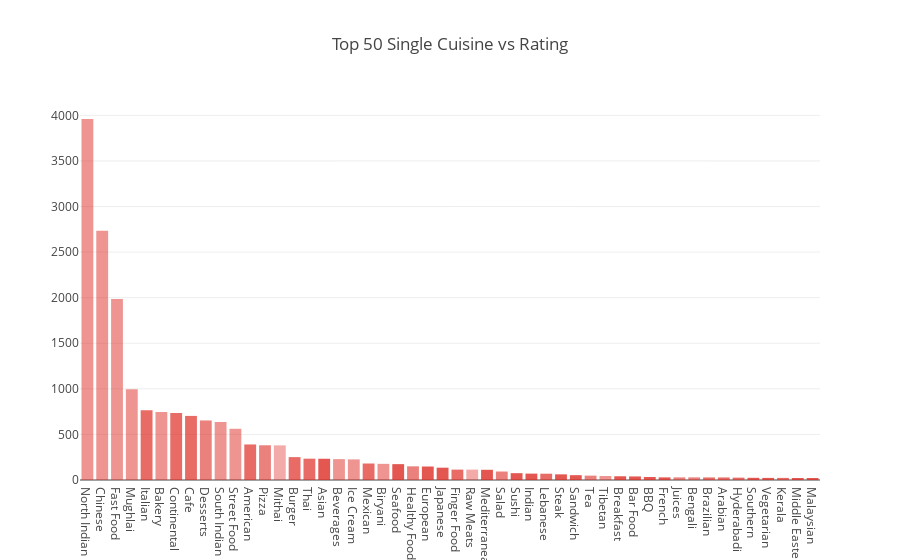

The cell this chart's notebook holds for it:
### Code cell
trace0 = go.Bar(
    x=top50_single_cuisine['Cuisines'],
    y=top50_single_cuisine['Number of Resturants'],
    marker=dict(
        color=top50_single_cuisine['color']),
 )

data = [trace0]
layout = go.Layout(
    title='Top 50 Single Cuisine vs Rating',
)

fig = go.Figure(data=data, layout=layout)
iplot(fig, filename='color-bar')

### Figure 1 — Plotly figure (JSON) as saved in the notebook; plotly's stock layout.template omitted (floating-point values rounded to 4 significant figures)
{"data": [{"marker": {"color": ["rgba(222,45,38, 0.5)", "rgba(222,45,38, 0.5)", "rgba(222,45,38, 0.5)", "rgba(222,45,38, 0.5)", "rgba(222,45,38, 0.7)", "rgba(222,45,38, 0.5)", "rgba(222,45,38, 0.7)", "rgba(222,45,38, 0.7)", "rgba(222,45,38, 0.6)", "rgba(222,45,38, 0.5)", "rgba(222,45,38, 0.5)", "rgba(222,45,38, 0.7)", "rgba(222,45,38, 0.6)", "rgba(222,45,38, 0.4)", "rgba(222,45,38, 0.7)", "rgba(222,45,38, 0.7)", "rgba(222,45,38, 0.8)", "rgba(222,45,38, 0.5)", "rgba(222,45,38, 0.5)", "rgba(222,45,38, 0.7)", "rgba(222,45,38, 0.5)", "rgba(222,45,38, 0.8)", "rgba(222,45,38, 0.6)", "rgba(222,45,38, 0.8)", "rgba(222,45,38, 0.8)", "rgba(222,45,38, 0.7)", "rgba(222,45,38, 0.4)", "rgba(222,45,38, 0.8)", "rgba(222,45,38, 0.6)", "rgba(222,45,38, 0.8)", "rgba(222,45,38, 0.8)", "rgba(222,45,38, 0.7)", "rgba(222,45,38, 0.8)", "rgba(222,45,38, 0.8)", "rgba(222,45,38, 0.6)", "rgba(222,45,38, 0.5)", "rgba(222,45,38, 0.8)", "rgba(222,45,38, 0.8)", "rgba(222,45,38, 0.8)", "rgba(222,45,38, 0.8)", "rgba(222,45,38, 0.6)", "rgba(222,45,38, 0.6)", "rgba(222,45,38, 0.7)", "rgba(222,45,38, 0.7)", "rgba(222,45,38, 0.7)", "rgba(222,45,38, 0.8)", "rgba(222,45,38, 0.8)", "rgba(222,45,38, 0.7)", "rgba(222,45,38, 0.8)", "rgba(222,45,38, 0.8)"]}, "type": "bar", "x": ["North Indian", "Chinese", "Fast Food", "Mughlai", "Italian", "Bakery", "Continental", "Cafe", "Desserts", "South Indian", "Street Food", "American", "Pizza", "Mithai", "Burger", "Thai", "Asian", "Beverages", "Ice Cream", "Mexican", "Biryani", "Seafood", "Healthy Food", "European", "Japanese", "Finger Food", "Raw Meats", "Mediterranean", "Salad", "Sushi", "Indian", "Lebanese", "Steak", "Sandwich", "Tea", "Tibetan", "Breakfast", "Bar Food", "BBQ", "French", "Juices", "Bengali", "Brazilian", "Arabian", "Hyderabadi", "Southern", "Vegetarian", "Kerala", "Middle Eastern", "Malaysian"], "y": [3960, 2735, 1986, 995, 764, 745, 736, 703, 653, 636, 562, 390, 381, 380, 251, 234, 233, 229, 226, 181, 177, 174, 150, 148, 135, 114, 114, 112, 93, 75, 70, 69, 62, 53, 48, 44, 41, 39, 33, 29, 29, 29, 28, 28, 26, 24, 23, 23, 22, 22]}], "layout": {"title": "Top 50 Single Cuisine vs Rating"}}
